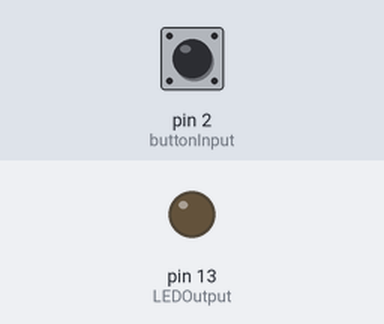
The sketch below on a simulated Arduino Uno, built with avr-gcc and run on an emulated ATmega328P. On the bench: output pins drawn as LEDs (lit = HIGH). Dashed ring = blinking. The test bench sets the inputs (shaded band); at power-on: pin 2 (buttonInput) HIGH. What the sketch prints to the serial monitor is not drawn.

Above: at 1.2 s.
1.3 s: pin 2 (buttonInput) pulled LOW for 0.15 s
At 1.38 s:
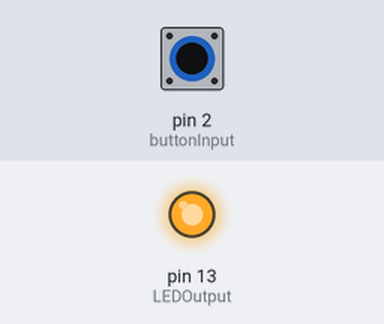
2.9 s: pin 2 (buttonInput) pulled LOW for 3.2 s
At 7.4 s:
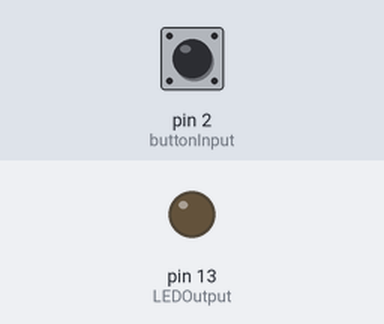
9.1 s: pin 2 (buttonInput) pulsed LOW 2 times (0.12 s each, 0.3 s apart)
At 9.16 s:
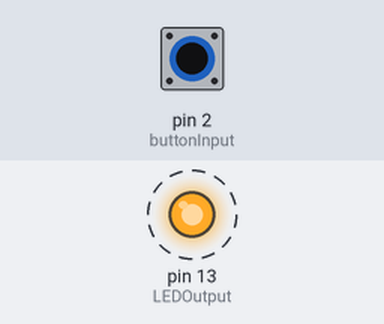
12.7 s: pin 2 (buttonInput) driven LOW
At 13.5 s:
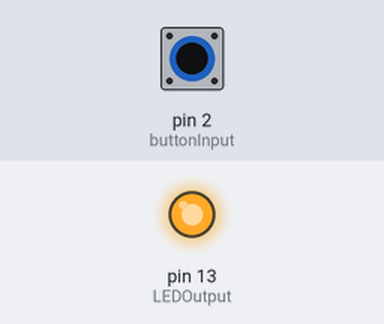
15.7 s: pin 2 (buttonInput) driven HIGH
At 17.1 s:
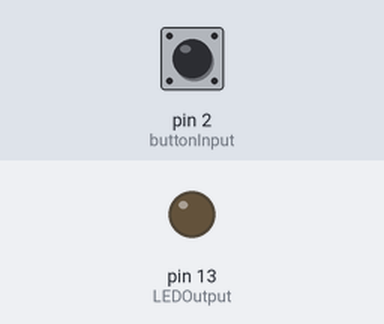
Timing chart, 0 to 18.2 s (numbered marks = the images above; inputs shaded):
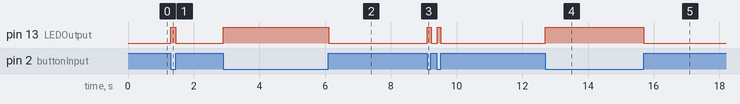

Measured:
- after the input at 1.3 s, pin 13 (LEDOutput): LOW → HIGH at once, → LOW 0.15 s later
- after the input at 2.9 s, pin 13 (LEDOutput): LOW → HIGH at once, → LOW 3.2 s later
- after the input at 9.1 s, pin 13 (LEDOutput): alternates HIGH for 0.12 s and LOW for 0.18 s, 4 changes in all, then stays LOW, starting at once
- after the input at 12.7 s, pin 13 (LEDOutput): LOW → HIGH at once
- after the input at 15.7 s, pin 13 (LEDOutput): HIGH → LOW at once

The sketch:

chapter_01_2.ino.ino
```cpp
int buttonInput = 2;
int LEDOutput = 13;

void setup() {
  pinMode(buttonInput, INPUT_PULLUP);
  pinMode(LEDOutput, OUTPUT);
  Serial.begin(9600);
}

void loop() {
  int sensorVal = digitalRead(buttonInput);
  if (sensorVal == HIGH) {
    digitalWrite(13, LOW);
    Serial.println("HIGH");
  } else {
    digitalWrite(13, HIGH);
    Serial.println("LOW");
  }
}
```
